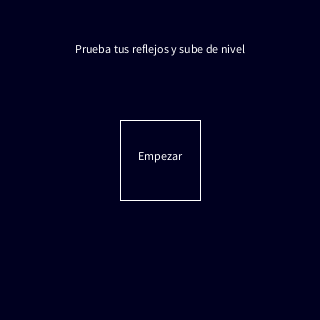
Frame 1 (no input)
Frame 60 (the mouse pressed at the canvas centre just before this capture): identical to frame 1, image omitted
Frame 120 (the mouse held since frame 60 and released just before this capture): identical to frame 1, image omitted

The Processing sketch that drew this single still picture (run headless with seeded random() and noise(); from frame 60 on, the mouse is pressed at the canvas centre):

// Processing sketch: reflejos
// ── reflejos.pde
float tam;
float posX;
float posY;
color colorVariable;
int framesPorSegundo;
int dificultad;
int cantidadDeCuadrantes = 4;
int estado;
String porJugar = "Prueba tus reflejos y sube de nivel";
int nivel;
void setup() {
  size(320, 320);
  dificultad = 60;
  estado = 0;
  nivel = 0;
  framesPorSegundo = 60;
  background(0);
  textAlign(CENTER, BASELINE);
  background(255);
  frameRate(framesPorSegundo);
  tam = width/cantidadDeCuadrantes;
  colorVariable = color(255);
}
void draw() {
  if (estado == 0) {
    background(0, 0, 32);
    fill(colorVariable);
    text(porJugar, width/2, height/6);
    noFill();
    stroke(colorVariable);
    rect(width/2-tam/2, height/2-tam/2, tam, tam);
    fill(colorVariable);
    text("Empezar", width/2, height/2);
  } else if (estado == 1) {
    text("Estás en el nivel:"+nivel, width/2, height/5);
    textSize(10);
    text("Backspace para salir", width/5, height/10);
    textSize(12);
    fill(0, 0, 32, 127);
    noStroke();
    rect(0, 0, width, height);
    fill(colorVariable);
    stroke(colorVariable);
    if (posY > height || posX > width || frameCount % dificultad == 0) {
      posX = tam*round((random(0, cantidadDeCuadrantes)));
      posY = tam*round((random(0, cantidadDeCuadrantes)));
    }
    rect(posX, posY, tam, tam);
  } else if (estado == 2) {
    background(255);
    text("Pasaste al nivel:"+nivel, width/2, height/5);
    text("La dificultad aumenta...", width/2, height/4);
    if(nivel > 6){
      text("Dificultad inhumana (para mí)", width/2, height/3.5);
    }
    noFill();
    stroke(colorVariable);
    rect(width/2-tam/2, height/2-tam/2, tam, tam);
    fill(colorVariable);
    text("Seguir", width/2, height/2);
    noStroke();
  } else if (estado == 3) {
    background(255);
    text("¡Completaste todos los niveles!", width/2, height/4);
    noFill();
    stroke(colorVariable);
    rect(width/2-tam/2, height/2-tam/2, tam, tam);
    fill(colorVariable);
    text("Inicio", width/2, height/2);
    noStroke();
  }
}
void mouseMoved() {
  colorVariable = color(200);
  if (mouseX > width/2-tam/2 && mouseX < width/2-tam/2 + tam 
    && mouseY > height/2-tam/2 && mouseY < height/2-tam/2 + tam && estado == 0) {
    colorVariable = color(255);
  }
  if (mouseX > posX && mouseX < posX + tam && mouseY > posY && mouseY < posY + tam && estado == 1) {
    colorVariable = color(255);
  }
  if (mouseX > width/2-tam/2 && mouseX < width/2-tam/2 + tam 
    && mouseY > height/2-tam/2 && mouseY < height/2-tam/2 + tam && estado == 2 
    || estado == 3) {
    colorVariable = color(0);
    noStroke();
  }
  if (mouseX > width/2-tam/2 && mouseX < width/2-tam/2 + tam 
    && mouseY > height/2-tam/2 && mouseY < height/2-tam/2 + tam && estado == 3) {
    colorVariable = color(0);
    noStroke();
  }
}
void mouseClicked() {
  println("# de estado cuando hago click: #", estado);
  colorVariable = color(200);
  if (
    mouseX > width/2-tam/2 
    && mouseX < width/2-tam/2 + tam 
    && mouseY > height/2-tam/2 
    && mouseY < height/2-tam/2 + tam
    && estado == 0) {
    estado = 1;
  }
  if (mouseX > width/2-tam/2 && mouseX < width/2-tam/2 + tam 
    && mouseY > height/2-tam/2 && mouseY < height/2-tam/2 + tam 
    && estado == 2) {
    estado = 1;
  }
  if (mouseX > width/2-tam/2 && mouseX < width/2-tam/2 + tam 
    && mouseY > height/2-tam/2 && mouseY < height/2-tam/2 + tam 
    && estado == 3) {
    estado = 0;
  }
}
void mousePressed() {
  if (mouseX > posX && mouseX < posX + tam && mouseY > posY && mouseY < posY + tam && estado == 1) {
    nivel++;
    println("Dificultad (menos es más): ", dificultad);
    if (nivel < 5) {
      dificultad = dificultad - 8;
      estado = 2;
    } else if (nivel > 5 && nivel <= 10) {
      dificultad = dificultad - 5;
      estado = 2;
    } else if (nivel > 10) {
      estado = 3;
      nivel = 1;
      dificultad = 60;
    }
  }
}
